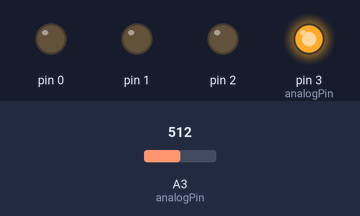
Bench run of a sketch on a simulated Arduino Uno, built with avr-gcc and run on an emulated ATmega328P. Shown: output pins drawn as LEDs (lit = HIGH). The inputs (shaded band) are chosen by the test bench; at power-on: A3 (analogPin) = 512.

Above: at 1.2 s.
1.3 s: A3 (analogPin) set to 558
2.8 s: A3 (analogPin) set to 584
At 4.0 s:
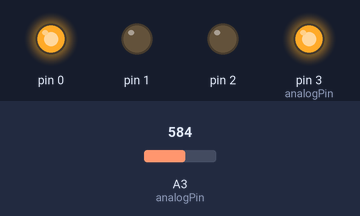
4.3 s: A3 (analogPin) set to 511
At 5.4 s:
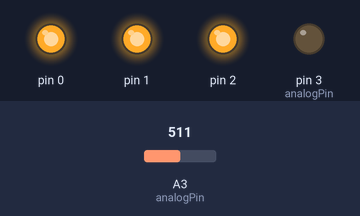
5.8 s: A3 (analogPin) set to 465
7.3 s: A3 (analogPin) set to 429
At 7.6 s:
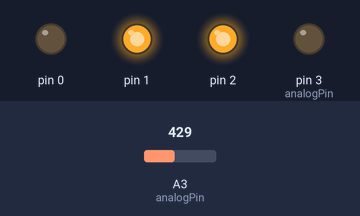
Timing chart, 0 to 9.8 s (numbered marks = the images above; inputs shaded):
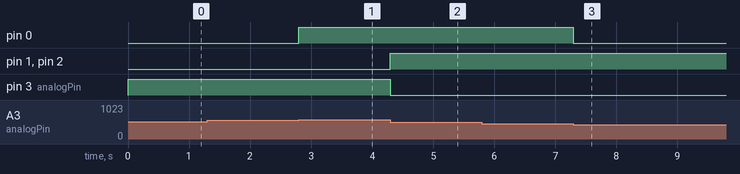

The sketch:

lab1_blink.ino
```cpp
// Pin 13 has an LED connected on most Arduino boards.
// give it a name:
/*int led = 13;

// the setup routine runs once when you press reset:
void setup() {
  // initialize the digital pin as an output.
  pinMode(led, OUTPUT);
}

// the loop routine runs over and over again forever:
void loop() {
  digitalWrite(led, HIGH);   // turn the LED on (HIGH is the voltage level)
  delay(1000);               // wait for a second
  digitalWrite(led, LOW);    // turn the LED off by making the voltage LOW
  delay(1000);               // wait for a second
}*/


int analogPin = 3;
int val = 0;
// the setup routine runs once when you press reset:
void setup() {
  // initialize the digital pin as an output.
  DDRD = B00001111|DDRC;
}

// the loop routine runs over and over again forever:
void loop() {
  val = analogRead(analogPin);
  PORTD = val>>6;
}
```

Measured:
- the behaviour switches between 575 and 576 on A3 (analogPin) (found by bisection; images 0 and 1)
- the behaviour switches between 448 and 447 on A3 (analogPin) (found by bisection; images 2 and 3)
- after the input at 1.3 s, every drawn part: stays the same
- after the input at 2.8 s, pin 0: LOW → HIGH at once
- after the input at 4.3 s, pin 1, pin 2: LOW → HIGH at once; pin 3 (analogPin): HIGH → LOW at once
- after the input at 5.8 s, every drawn part: stays the same
- after the input at 7.3 s, pin 0: HIGH → LOW at once
